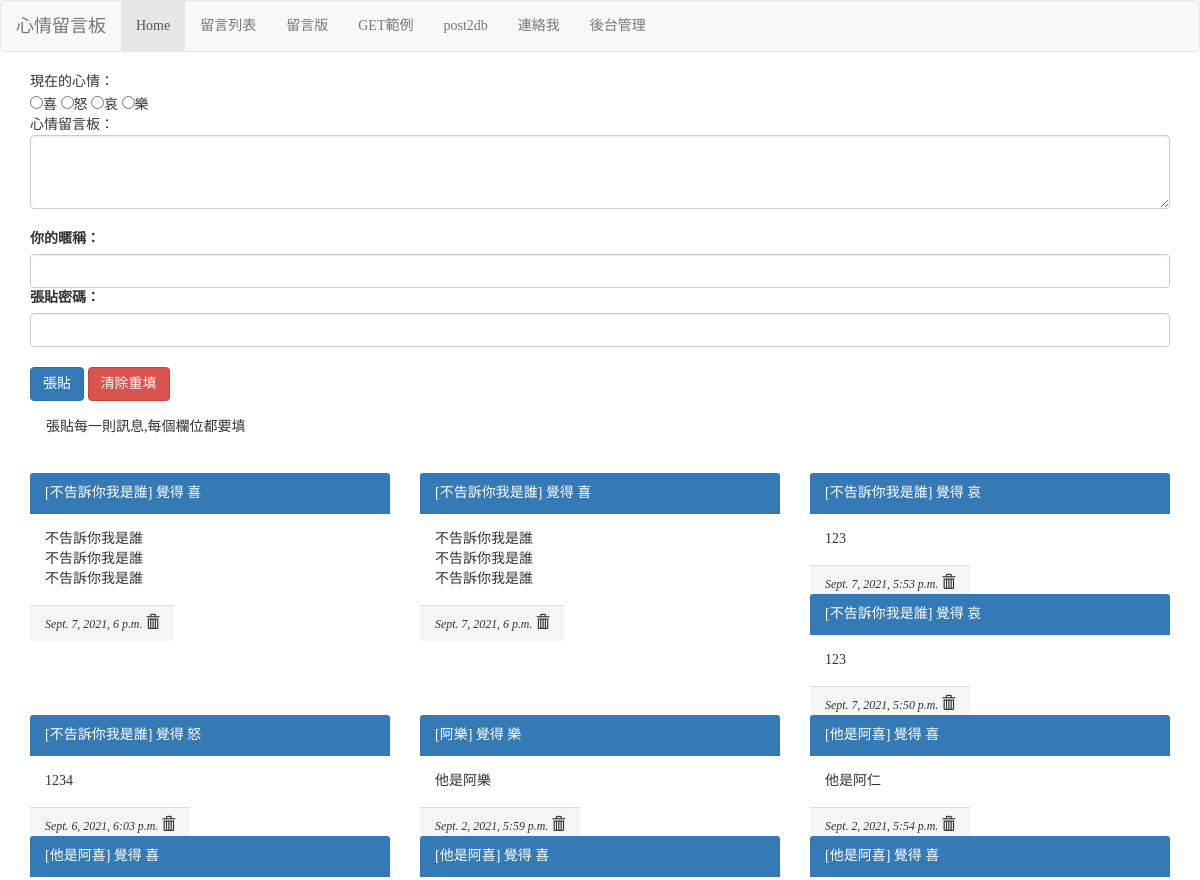
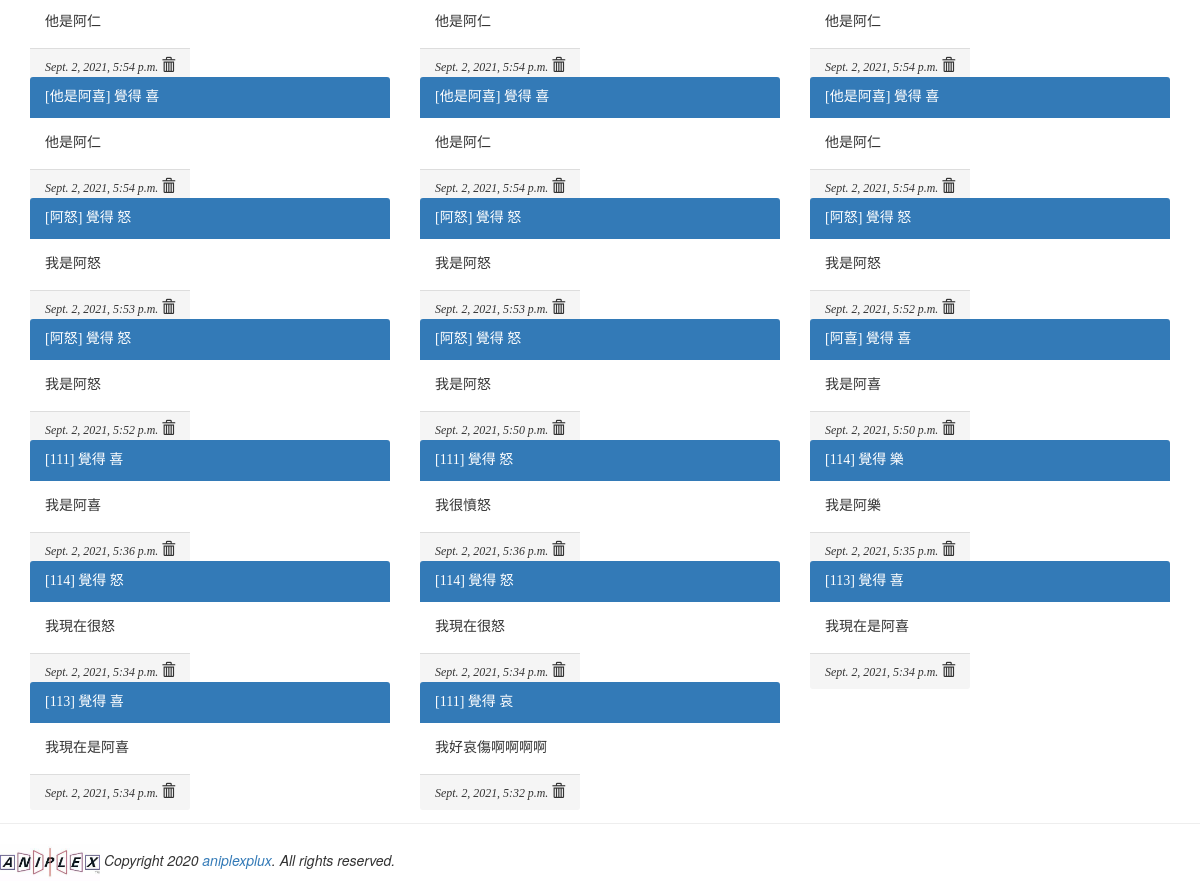
The page / on the database its author committed (2 pictures, top to bottom).
### mysite/models.py (models this page shows, shortened)
class Mood(models.Model):
    status = models.CharField(max_length=50, null=False)
    def __str__(self):
        return self.status

class Post(models.Model):
    mood = models.ForeignKey('Mood', on_delete=models.CASCADE)
    nickname = models.CharField(max_length=50, default='不告訴你我是誰')
    message = models.TextField(null=False)
    del_pass = models.CharField(max_length=50)
    pub_time = models.DateTimeField(auto_now=True)
    enabled = models.BooleanField(default=True)

### mysite/views.py (the view, shortened to what this page needs)
# urls.py: path('', views.index),
def index(request, pid=None, del_pass=None):
    posts = models.Post.objects.filter(enabled=False).order_by('-pub_time')[:30]
    moods = models.Mood.objects.all()
    try:
        user_id = request.GET['user_id']
        user_pass = request.GET['user_pass']
        user_post = request.GET['user_post']
        user_mood = request.GET['mood']
    except:
        user_id = None
        message = '張貼每一則訊息,每個欄位都要填'
    if user_id is not None:
        mood = models.Mood.objects.get(status=user_mood)
        post = models.Post.objects.create(mood=mood, nickname=user_id, del_pass=user_pass, message=user_post)
        post.save()
        message = '儲存成功!記得編輯你的密碼[{}],之後才會顯示'.format(user_pass)
        posts = models.Post.objects.filter(enabled=True).order_by('-pub_time')[:150]
    return render(request, 'index.html', locals())

### mysite/templates/index.html (shortened to what this page needs)
{% extends "base.html" %}
{% block content %}
    <div class="container">
        <form name='my form' action='/' method='GET'>
            現在的心情：<br/>
            {% for m in moods %}
                <input type='radio' name='mood' value='{{ m.status }}'>{{ m.status }}
            {% endfor %}<br/>
            心情留言板：<br/>
            <textarea name='user_post' class="form-control" rows=3 cols=70></textarea><br/>
            <label for='user_id'>你的暱稱：</label>
            <input id='user_id' type='text' class="form-control" name='user_id'>
            <label for='user_pass'>張貼密碼：</label>
            <input id='user_pass' type='password' class="form-control" name='user_pass'><br/>
            <input type='submit' class="btn btn-primary" value='張貼'>
            <input type='reset' class="btn btn-danger" value='清除重填'>
            {% if message %}
                <div class="alert alert=warning">
                    {{ message }}
                </div>
            {% endif %}
            <div class="row">
                {% for p in posts %}
                    <div class="col-sm-12 col-md-4">
                        <div class="panel-primary">
                            <div class="panel-heading">
                                [{{ p.nickname }}] 覺得 {{ p.mood }}
                            </div>
                            <div class="panel-body">
                                {{ p.message | linebreaks }}
                            </div>
                            <span class="panel-footer" align="right">
                                <i>
                                    <small>
                                        {{ p.pub_time }}
                                    </small>
                                    <span class="glyphicon glyphicon-trash" onclick="go_delete({{ p.id }})" ></span>
                                </i>
                            </span>
                        </div>
                    </div>
                {% endfor %}
            </div>
        </form>
    </div>
{% endblock %}

### mysite/templates/base.html (style rules this page uses)
h1, h2, h3, h4, h5, p, div { font-family: 微軟正黑體; }

### rows shown on the page
Mood: status "喜"
Mood: status "怒"
Mood: status "哀"
Mood: status "樂"
Post: nickname "不告訴你我是誰", mood "喜", message "不告訴你我是誰 不告訴你我是誰 不告訴你我是誰", pub_time "Sept. 7, 2021, 6 p.m."
Post: nickname "不告訴你我是誰", mood "喜", message "不告訴你我是誰 不告訴你我是誰 不告訴你我是誰", pub_time "Sept. 7, 2021, 6 p.m."
Post: nickname "不告訴你我是誰", mood "哀", message "123", pub_time "Sept. 7, 2021, 5:53 p.m."
Post: nickname "不告訴你我是誰", mood "哀", message "123", pub_time "Sept. 7, 2021, 5:50 p.m."
Post: nickname "不告訴你我是誰", mood "怒", message "1234", pub_time "Sept. 6, 2021, 6:03 p.m."
Post: nickname "阿樂", mood "樂", message "他是阿樂", pub_time "Sept. 2, 2021, 5:59 p.m."
Post: nickname "他是阿喜", mood "喜", message "他是阿仁", pub_time "Sept. 2, 2021, 5:54 p.m."
Post: nickname "他是阿喜", mood "喜", message "他是阿仁", pub_time "Sept. 2, 2021, 5:54 p.m."
Post: nickname "他是阿喜", mood "喜", message "他是阿仁", pub_time "Sept. 2, 2021, 5:54 p.m."
Post: nickname "他是阿喜", mood "喜", message "他是阿仁", pub_time "Sept. 2, 2021, 5:54 p.m."
Post: nickname "他是阿喜", mood "喜", message "他是阿仁", pub_time "Sept. 2, 2021, 5:54 p.m."
Post: nickname "他是阿喜", mood "喜", message "他是阿仁", pub_time "Sept. 2, 2021, 5:54 p.m."
Post: nickname "他是阿喜", mood "喜", message "他是阿仁", pub_time "Sept. 2, 2021, 5:54 p.m."
Post: nickname "阿怒", mood "怒", message "我是阿怒", pub_time "Sept. 2, 2021, 5:53 p.m."
Post: nickname "阿怒", mood "怒", message "我是阿怒", pub_time "Sept. 2, 2021, 5:53 p.m."
Post: nickname "阿怒", mood "怒", message "我是阿怒", pub_time "Sept. 2, 2021, 5:52 p.m."
Post: nickname "阿怒", mood "怒", message "我是阿怒", pub_time "Sept. 2, 2021, 5:52 p.m."
Post: nickname "阿怒", mood "怒", message "我是阿怒", pub_time "Sept. 2, 2021, 5:50 p.m."
Post: nickname "阿喜", mood "喜", message "我是阿喜", pub_time "Sept. 2, 2021, 5:50 p.m."
Post: nickname "111", mood "喜", message "我是阿喜", pub_time "Sept. 2, 2021, 5:36 p.m."
Post: nickname "111", mood "怒", message "我很憤怒", pub_time "Sept. 2, 2021, 5:36 p.m."
Post: nickname "114", mood "樂", message "我是阿樂", pub_time "Sept. 2, 2021, 5:35 p.m."
Post: nickname "114", mood "怒", message "我現在很怒", pub_time "Sept. 2, 2021, 5:34 p.m."
Post: nickname "114", mood "怒", message "我現在很怒", pub_time "Sept. 2, 2021, 5:34 p.m."
Post: nickname "113", mood "喜", message "我現在是阿喜", pub_time "Sept. 2, 2021, 5:34 p.m."
Post: nickname "113", mood "喜", message "我現在是阿喜", pub_time "Sept. 2, 2021, 5:34 p.m."
Post: nickname "111", mood "哀", message "我好哀傷啊啊啊啊", pub_time "Sept. 2, 2021, 5:32 p.m."

### other values the page prints
{{ message }} "張貼每一則訊息,每個欄位都要填"
